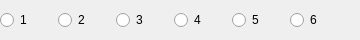
                    <widget class="QWidget" name="widget_FlvTrack">
                     <property name="sizePolicy">
                      <sizepolicy hsizetype="Preferred" vsizetype="Fixed">
                       <horstretch>0</horstretch>
                       <verstretch>0</verstretch>
                      </sizepolicy>
                     </property>
                     <property name="minimumSize">
                      <size>
                       <width>0</width>
                       <height>40</height>
                      </size>
                     </property>
                     <property name="maximumSize">
                      <size>
                       <width>16777215</width>
                       <height>40</height>
                      </size>
                     </property>
                     <property name="styleSheet">
                      <string notr="true"/>
                     </property>
                     <layout class="QHBoxLayout" name="horizontalLayout_41">
                      <property name="spacing">
                       <number>28</number>
                      </property>
                      <property name="leftMargin">
                       <number>0</number>
                      </property>
                      <property name="topMargin">
                       <number>0</number>
                      </property>
                      <property name="rightMargin">
                       <number>0</number>
                      </property>
                      <property name="bottomMargin">
                       <number>0</number>
                      </property>
                      <item>
                       <widget class="QRadioButton" name="radioButton_FlvTrack1">
                        <property name="maximumSize">
                         <size>
                          <width>30</width>
                          <height>18</height>
                         </size>
                        </property>
                        <property name="text">
                         <string>1</string>
                        </property>
                       </widget>
                      </item>
                      <item>
                       <widget class="QRadioButton" name="radioButton_FlvTrack2">
                        <property name="maximumSize">
                         <size>
                          <width>30</width>
                          <height>18</height>
                         </size>
                        </property>
                        <property name="text">
                         <string>2</string>
                        </property>
                       </widget>
                      </item>
                      <item>
                       <widget class="QRadioButton" name="radioButton_FlvTrack3">
                        <property name="maximumSize">
                         <size>
                          <width>30</width>
                          <height>18</height>
                         </size>
                        </property>
                        <property name="text">
                         <string>3</string>
                        </property>
                       </widget>
                      </item>
                      <item>
                       <widget class="QRadioButton" name="radioButton_FlvTrack4">
                        <property name="maximumSize">
                         <size>
                          <width>30</width>
                          <height>18</height>
                         </size>
                        </property>
                        <property name="text">
                         <string>4</string>
                        </property>
                       </widget>
                      </item>
                      <item>
                       <widget class="QRadioButton" name="radioButton_FlvTrack5">
                        <property name="maximumSize">
                         <size>
                          <width>30</width>
                          <height>18</height>
                         </size>
                        </property>
                        <property name="text">
                         <string>5</string>
                        </property>
                       </widget>
                      </item>
                      <item>
                       <widget class="QRadioButton" name="radioButton_FlvTrack6">
                        <property name="minimumSize">
                         <size>
                          <width>0</width>
                          <height>18</height>
                         </size>
                        </property>
                        <property name="maximumSize">
                         <size>
                          <width>30</width>
                          <height>18</height>
                         </size>
                        </property>
                        <property name="text">
                         <string>6</string>
                        </property>
                       </widget>
                      </item>
                      <item>
                       <spacer name="horizontalSpacer_3">
                        <property name="orientation">
                         <enum>Qt::Horizontal</enum>
                        </property>
                        <property name="sizeHint" stdset="0">
                         <size>
                          <width>40</width>
                          <height>20</height>
                         </size>
                        </property>
                       </spacer>
                      </item>
                     </layout>
                    </widget>
